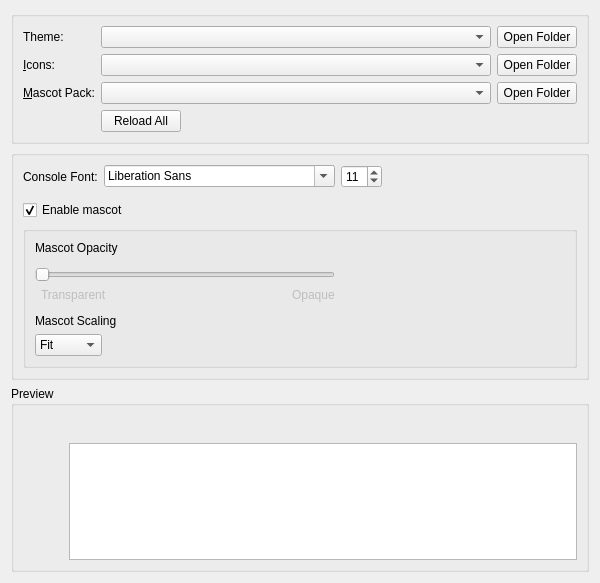
<?xml version="1.0" encoding="UTF-8"?>
<ui version="4.0">
 <class>AppearanceWidget</class>
 <widget class="QWidget" name="AppearanceWidget">
  <property name="geometry">
   <rect>
    <x>0</x>
    <y>0</y>
    <width>600</width>
    <height>583</height>
   </rect>
  </property>
  <property name="minimumSize">
   <size>
    <width>300</width>
    <height>0</height>
   </size>
  </property>
  <layout class="QVBoxLayout" name="verticalLayout" stretch="0,0,0">
   <item>
    <widget class="QGroupBox" name="themingBox">
     <property name="title">
      <string/>
     </property>
     <property name="flat">
      <bool>false</bool>
     </property>
     <layout class="QVBoxLayout" name="verticalLayout_2">
      <item>
       <layout class="QGridLayout" name="gridLayout">
        <item row="2" column="3">
         <widget class="QPushButton" name="catPackFolder">
          <property name="toolTip">
           <string>View mascot packs folder.</string>
          </property>
          <property name="text">
           <string>Open Folder</string>
          </property>
         </widget>
        </item>
        <item row="0" column="3">
         <widget class="QPushButton" name="widgetStyleFolder">
          <property name="toolTip">
           <string>View widget themes folder.</string>
          </property>
          <property name="text">
           <string>Open Folder</string>
          </property>
         </widget>
        </item>
        <item row="1" column="3">
         <widget class="QPushButton" name="iconsFolder">
          <property name="toolTip">
           <string>View icon themes folder.</string>
          </property>
          <property name="text">
           <string>Open Folder</string>
          </property>
         </widget>
        </item>
        <item row="2" column="0">
         <widget class="QLabel" name="catPackLabel">
          <property name="text">
           <string>&amp;Mascot Pack:</string>
          </property>
          <property name="buddy">
           <cstring>catPackComboBox</cstring>
          </property>
         </widget>
        </item>
        <item row="2" column="2">
         <widget class="QComboBox" name="catPackComboBox"/>
        </item>
        <item row="1" column="2">
         <widget class="QComboBox" name="iconsComboBox">
          <property name="sizePolicy">
           <sizepolicy hsizetype="Expanding" vsizetype="Fixed">
            <horstretch>0</horstretch>
            <verstretch>0</verstretch>
           </sizepolicy>
          </property>
          <property name="focusPolicy">
           <enum>Qt::FocusPolicy::StrongFocus</enum>
          </property>
         </widget>
        </item>
        <item row="0" column="2">
         <widget class="QComboBox" name="widgetStyleComboBox">
          <property name="sizePolicy">
           <sizepolicy hsizetype="Expanding" vsizetype="Fixed">
            <horstretch>0</horstretch>
            <verstretch>0</verstretch>
           </sizepolicy>
          </property>
          <property name="focusPolicy">
           <enum>Qt::FocusPolicy::StrongFocus</enum>
          </property>
         </widget>
        </item>
        <item row="3" column="2">
         <widget class="QPushButton" name="reloadThemesButton">
          <property name="sizePolicy">
           <sizepolicy hsizetype="Maximum" vsizetype="Fixed">
            <horstretch>0</horstretch>
            <verstretch>0</verstretch>
           </sizepolicy>
          </property>
          <property name="text">
           <string>Reload All</string>
          </property>
         </widget>
        </item>
        <item row="0" column="0">
         <widget class="QLabel" name="widgetStyleLabel">
          <property name="text">
           <string>Theme:</string>
          </property>
          <property name="buddy">
           <cstring>widgetStyleComboBox</cstring>
          </property>
         </widget>
        </item>
        <item row="1" column="0">
         <widget class="QLabel" name="iconsLabel">
          <property name="text">
           <string>&amp;Icons:</string>
          </property>
          <property name="buddy">
           <cstring>iconsComboBox</cstring>
          </property>
         </widget>
        </item>
       </layout>
      </item>
     </layout>
    </widget>
   </item>
   <item>
    <widget class="QGroupBox" name="settingsBox">
     <property name="title">
      <string/>
     </property>
     <layout class="QVBoxLayout" name="verticalLayout_5">
      <item>
       <layout class="QHBoxLayout" name="horizontalLayout_5">
        <item>
         <widget class="QLabel" name="label">
          <property name="text">
           <string>Console Font:</string>
          </property>
         </widget>
        </item>
        <item>
         <widget class="QFontComboBox" name="consoleFont"/>
        </item>
        <item>
         <widget class="QSpinBox" name="fontSizeBox">
          <property name="sizePolicy">
           <sizepolicy hsizetype="Maximum" vsizetype="Fixed">
            <horstretch>0</horstretch>
            <verstretch>0</verstretch>
           </sizepolicy>
          </property>
          <property name="minimum">
           <number>5</number>
          </property>
          <property name="maximum">
           <number>16</number>
          </property>
          <property name="value">
           <number>11</number>
          </property>
         </widget>
        </item>
        <item>
         <spacer name="horizontalSpacer_2">
          <property name="orientation">
           <enum>Qt::Orientation::Horizontal</enum>
          </property>
          <property name="sizeHint" stdset="0">
           <size>
            <width>0</width>
            <height>0</height>
           </size>
          </property>
         </spacer>
        </item>
       </layout>
      </item>
      <item>
       <spacer name="verticalSpacer_2">
        <property name="orientation">
         <enum>Qt::Orientation::Vertical</enum>
        </property>
        <property name="sizeType">
         <enum>QSizePolicy::Policy::Fixed</enum>
        </property>
        <property name="sizeHint" stdset="0">
         <size>
          <width>0</width>
          <height>6</height>
         </size>
        </property>
       </spacer>
      </item>
      <item>
       <widget class="QCheckBox" name="enableCatCheckBox">
        <property name="text">
         <string>Enable mascot</string>
        </property>
        <property name="checked">
         <bool>true</bool>
        </property>
       </widget>
      </item>
      <item>
       <widget class="QGroupBox" name="catSettingsBox">
        <property name="title">
         <string/>
        </property>
        <layout class="QVBoxLayout" name="verticalLayout_6">
         <item>
          <widget class="QLabel" name="catOpacityLabel">
           <property name="text">
            <string>Mascot Opacity</string>
           </property>
          </widget>
         </item>
         <item>
          <widget class="QWidget" name="widget_2" native="true">
           <property name="maximumSize">
            <size>
             <width>300</width>
             <height>16777215</height>
            </size>
           </property>
           <layout class="QHBoxLayout" name="horizontalLayout_2">
            <property name="leftMargin">
             <number>0</number>
            </property>
            <property name="topMargin">
             <number>0</number>
            </property>
            <property name="rightMargin">
             <number>0</number>
            </property>
            <property name="bottomMargin">
             <number>0</number>
            </property>
           </layout>
          </widget>
         </item>
         <item>
          <widget class="QWidget" name="widget" native="true">
           <property name="maximumSize">
            <size>
             <width>300</width>
             <height>16777215</height>
            </size>
           </property>
           <layout class="QGridLayout" name="gridLayout_4">
            <property name="leftMargin">
             <number>0</number>
            </property>
            <property name="topMargin">
             <number>0</number>
            </property>
            <property name="rightMargin">
             <number>0</number>
            </property>
            <property name="bottomMargin">
             <number>0</number>
            </property>
            <item row="3" column="3">
             <widget class="QLabel" name="label_5">
              <property name="enabled">
               <bool>false</bool>
              </property>
              <property name="text">
               <string>Opaque</string>
              </property>
             </widget>
            </item>
            <item row="3" column="2">
             <spacer name="horizontalSpacer_4">
              <property name="orientation">
               <enum>Qt::Orientation::Horizontal</enum>
              </property>
              <property name="sizeHint" stdset="0">
               <size>
                <width>0</width>
                <height>0</height>
               </size>
              </property>
             </spacer>
            </item>
            <item row="3" column="1">
             <widget class="QLabel" name="label_4">
              <property name="enabled">
               <bool>false</bool>
              </property>
              <property name="text">
               <string>Transparent</string>
              </property>
             </widget>
            </item>
            <item row="2" column="0" colspan="4">
             <widget class="QSlider" name="catOpacitySlider">
              <property name="minimumSize">
               <size>
                <width>0</width>
                <height>0</height>
               </size>
              </property>
              <property name="maximum">
               <number>100</number>
              </property>
              <property name="orientation">
               <enum>Qt::Orientation::Horizontal</enum>
              </property>
             </widget>
            </item>
           </layout>
          </widget>
         </item>
         <item>
          <spacer name="verticalSpacer">
           <property name="orientation">
            <enum>Qt::Orientation::Vertical</enum>
           </property>
           <property name="sizeType">
            <enum>QSizePolicy::Policy::Fixed</enum>
           </property>
           <property name="sizeHint" stdset="0">
            <size>
             <width>0</width>
             <height>6</height>
            </size>
           </property>
          </spacer>
         </item>
         <item>
          <widget class="QLabel" name="catFitLabel">
           <property name="sizePolicy">
            <sizepolicy hsizetype="Maximum" vsizetype="Fixed">
             <horstretch>0</horstretch>
             <verstretch>0</verstretch>
            </sizepolicy>
           </property>
           <property name="text">
            <string>Mascot Scaling</string>
           </property>
          </widget>
         </item>
         <item>
          <widget class="QComboBox" name="catFitComboBox">
           <property name="sizePolicy">
            <sizepolicy hsizetype="Maximum" vsizetype="Fixed">
             <horstretch>0</horstretch>
             <verstretch>0</verstretch>
            </sizepolicy>
           </property>
           <property name="sizeHint" stdset="0">
            <size>
             <width>81</width>
             <height>32</height>
            </size>
           </property>
           <property name="currentIndex">
            <number>0</number>
           </property>
           <item>
            <property name="text">
             <string>Fit</string>
            </property>
           </item>
           <item>
            <property name="text">
             <string>Fill</string>
            </property>
           </item>
           <item>
            <property name="text">
             <string>Stretch</string>
            </property>
           </item>
          </widget>
         </item>
        </layout>
       </widget>
      </item>
     </layout>
    </widget>
   </item>
   <item>
    <widget class="QGroupBox" name="previewBox">
     <property name="title">
      <string>Preview</string>
     </property>
     <layout class="QVBoxLayout" name="verticalLayout_3">
      <item>
       <layout class="QHBoxLayout" name="horizontalLayout_3">
        <item>
         <widget class="QPushButton" name="catPreview">
          <property name="sizePolicy">
           <sizepolicy hsizetype="Fixed" vsizetype="Minimum">
            <horstretch>0</horstretch>
            <verstretch>0</verstretch>
           </sizepolicy>
          </property>
          <property name="focusPolicy">
           <enum>Qt::FocusPolicy::NoFocus</enum>
          </property>
          <property name="text">
           <string/>
          </property>
          <property name="iconSize">
           <size>
            <width>64</width>
            <height>128</height>
           </size>
          </property>
          <property name="flat">
           <bool>true</bool>
          </property>
         </widget>
        </item>
        <item>
         <layout class="QVBoxLayout" name="verticalLayout_4">
          <item>
           <layout class="QHBoxLayout" name="horizontalLayout">
            <item>
             <widget class="QPushButton" name="icon1">
              <property name="focusPolicy">
               <enum>Qt::FocusPolicy::NoFocus</enum>
              </property>
              <property name="text">
               <string/>
              </property>
              <property name="icon">
               <iconset theme="new"/>
              </property>
              <property name="flat">
               <bool>true</bool>
              </property>
             </widget>
            </item>
            <item>
             <widget class="QPushButton" name="icon2">
              <property name="focusPolicy">
               <enum>Qt::FocusPolicy::NoFocus</enum>
              </property>
              <property name="text">
               <string/>
              </property>
              <property name="icon">
               <iconset theme="centralmods"/>
              </property>
              <property name="flat">
               <bool>true</bool>
              </property>
             </widget>
            </item>
            <item>
             <widget class="QPushButton" name="icon3">
              <property name="focusPolicy">
               <enum>Qt::FocusPolicy::NoFocus</enum>
              </property>
              <property name="text">
               <string/>
              </property>
              <property name="icon">
               <iconset theme="viewfolder"/>
              </property>
              <property name="flat">
               <bool>true</bool>
              </property>
             </widget>
            </item>
            <item>
             <widget class="QPushButton" name="icon4">
              <property name="focusPolicy">
               <enum>Qt::FocusPolicy::NoFocus</enum>
              </property>
              <property name="text">
               <string/>
              </property>
              <property name="icon">
               <iconset theme="launch"/>
              </property>
              <property name="flat">
               <bool>true</bool>
              </property>
             </widget>
            </item>
            <item>
             <widget class="QPushButton" name="icon5">
              <property name="focusPolicy">
               <enum>Qt::FocusPolicy::NoFocus</enum>
              </property>
              <property name="text">
               <string/>
              </property>
              <property name="icon">
               <iconset theme="copy"/>
              </property>
              <property name="flat">
               <bool>true</bool>
              </property>
             </widget>
            </item>
            <item>
             <widget class="QPushButton" name="icon6">
              <property name="focusPolicy">
               <enum>Qt::FocusPolicy::NoFocus</enum>
              </property>
              <property name="text">
               <string/>
              </property>
              <property name="icon">
               <iconset theme="export"/>
              </property>
              <property name="flat">
               <bool>true</bool>
              </property>
             </widget>
            </item>
            <item>
             <widget class="QPushButton" name="icon7">
              <property name="focusPolicy">
               <enum>Qt::FocusPolicy::NoFocus</enum>
              </property>
              <property name="text">
               <string/>
              </property>
              <property name="icon">
               <iconset theme="delete"/>
              </property>
              <property name="flat">
               <bool>true</bool>
              </property>
             </widget>
            </item>
            <item>
             <widget class="QPushButton" name="icon8">
              <property name="focusPolicy">
               <enum>Qt::FocusPolicy::NoFocus</enum>
              </property>
              <property name="text">
               <string/>
              </property>
              <property name="icon">
               <iconset theme="about"/>
              </property>
              <property name="flat">
               <bool>true</bool>
              </property>
             </widget>
            </item>
            <item>
             <widget class="QPushButton" name="icon9">
              <property name="focusPolicy">
               <enum>Qt::FocusPolicy::NoFocus</enum>
              </property>
              <property name="text">
               <string/>
              </property>
              <property name="icon">
               <iconset theme="settings"/>
              </property>
              <property name="flat">
               <bool>true</bool>
              </property>
             </widget>
            </item>
            <item>
             <widget class="QPushButton" name="icon10">
              <property name="focusPolicy">
               <enum>Qt::FocusPolicy::NoFocus</enum>
              </property>
              <property name="text">
               <string/>
              </property>
              <property name="icon">
               <iconset theme="launcher"/>
              </property>
              <property name="flat">
               <bool>true</bool>
              </property>
             </widget>
            </item>
            <item>
             <spacer name="horizontalSpacer">
              <property name="orientation">
               <enum>Qt::Orientation::Horizontal</enum>
              </property>
              <property name="sizeHint" stdset="0">
               <size>
                <width>0</width>
                <height>0</height>
               </size>
              </property>
             </spacer>
            </item>
           </layout>
          </item>
          <item>
           <widget class="QTextEdit" name="consolePreview">
            <property name="sizePolicy">
             <sizepolicy hsizetype="Expanding" vsizetype="Expanding">
              <horstretch>0</horstretch>
              <verstretch>0</verstretch>
             </sizepolicy>
            </property>
            <property name="horizontalScrollBarPolicy">
             <enum>Qt::ScrollBarPolicy::ScrollBarAsNeeded</enum>
            </property>
            <property name="undoRedoEnabled">
             <bool>false</bool>
            </property>
            <property name="textInteractionFlags">
             <set>Qt::TextInteractionFlag::TextSelectableByKeyboard|Qt::TextInteractionFlag::TextSelectableByMouse</set>
            </property>
           </widget>
          </item>
         </layout>
        </item>
       </layout>
      </item>
     </layout>
    </widget>
   </item>
  </layout>
 </widget>
 <tabstops>
  <tabstop>widgetStyleComboBox</tabstop>
  <tabstop>widgetStyleFolder</tabstop>
  <tabstop>iconsComboBox</tabstop>
  <tabstop>iconsFolder</tabstop>
  <tabstop>catPackComboBox</tabstop>
  <tabstop>catPackFolder</tabstop>
  <tabstop>reloadThemesButton</tabstop>
  <tabstop>consoleFont</tabstop>
  <tabstop>fontSizeBox</tabstop>
  <tabstop>enableCatCheckBox</tabstop>
  <tabstop>catOpacitySlider</tabstop>
  <tabstop>catFitComboBox</tabstop>
  <tabstop>consolePreview</tabstop>
 </tabstops>
 <resources/>
 <connections/>
</ui>
